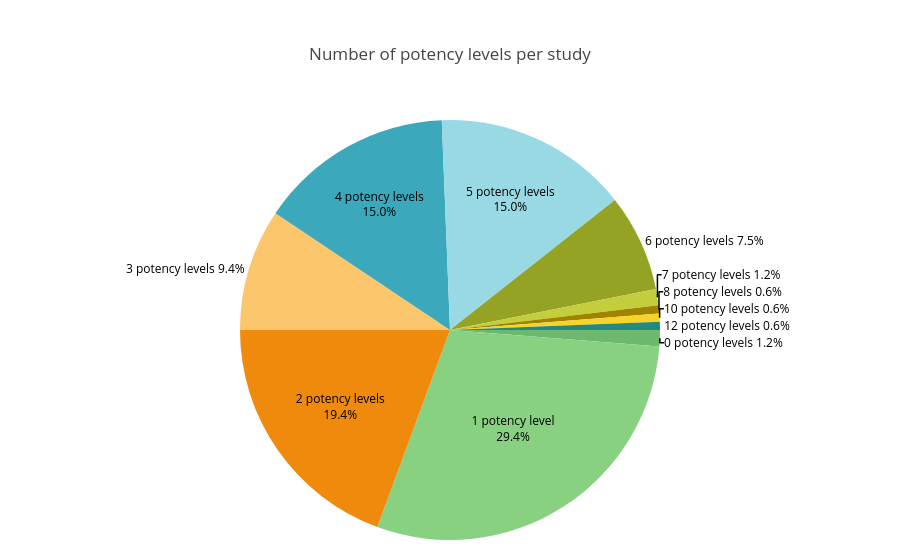

The notebook cell saved with this chart:
### Code cell
# Count how many potency levels each study (row) has before comma separation
  def _count_potency_levels_per_study(cell: str) -> int:
      if pd.isna(cell) or str(cell).strip() in ['', 'N/A']:
          return 0
      parts = [p.strip() for p in str(cell).split(',') if p.strip()]
      return len(parts)

  potency_levels_per_study_counts = df['Potency levels'].apply(_count_potency_levels_per_study)
  potency_levels_per_study_freq = potency_levels_per_study_counts.value_counts().sort_index()

  # Prepare data for pie chart
  labels_potency_levels_per_study = [f'{count} potency levels' if count != 1 else '1 potency level' for count in potency_levels_per_study_freq.index]
  values_potency_levels_per_study = potency_levels_per_study_freq.values.tolist()

  # Compute percentages and set label positions
  total_potency_levels_per_study = sum(values_potency_levels_per_study)
  percentages_potency_levels_per_study = [(v / total_potency_levels_per_study) * 100 if total_potency_levels_per_study else 0 for v in values_potency_levels_per_study]
  percentages_cutoff = 10
  text_positions_potency_levels_per_study = ['outside' if p < percentages_cutoff else 'inside' for p in percentages_potency_levels_per_study]
  custom_text_potency_levels_per_study = [
      f"{label}<br>{percent:.1f}%" if position == 'inside'
      else f"{label} {percent:.1f}%"
      for label, percent, position in zip(labels_potency_levels_per_study, percentages_potency_levels_per_study, text_positions_potency_levels_per_study)
  ]

  # Build pie chart (styled like the "Country of corresponding author" chart)
  potency_levels_per_study_pie = go.Figure(
      data=[
          go.Pie(
              labels=labels_potency_levels_per_study,
              values=values_potency_levels_per_study,
              text=custom_text_potency_levels_per_study,
              textinfo='text',
              textposition=text_positions_potency_levels_per_study,
            insidetextorientation='horizontal',
              sort=False,
              direction='clockwise',
              rotation=90,
          )
      ]
  )

  potency_levels_per_study_pie.update_traces(
      textfont=dict(size=12, color='black'),
      insidetextfont=dict(color='black'),
  )
  

  textfont=dict(size=12, color='black'),
  potency_levels_per_study_pie.update_layout(
      title='Number of potency levels per study',
      showlegend=False,
      margin=dict(t=120, b=20, l=20, r=20)
  )

  potency_levels_per_study_pie.show()
  potency_levels_per_study_pie.write_image('potency_levels_per_study_pie.png', width=800, height=600, scale=2)

### Figure 1 — Plotly figure (JSON) as saved in the notebook; plotly's stock layout.template omitted (floating-point values rounded to 4 significant figures)
{"data": [{"direction": "clockwise", "insidetextorientation": "horizontal", "labels": ["0 potency levels", "1 potency level", "2 potency levels", "3 potency levels", "4 potency levels", "5 potency levels", "6 potency levels", "7 potency levels", "8 potency levels", "10 potency levels", "12 potency levels"], "rotation": 90, "sort": false, "text": ["0 potency levels 1.2%", "1 potency level<br>29.4%", "2 potency levels<br>19.4%", "3 potency levels 9.4%", "4 potency levels<br>15.0%", "5 potency levels<br>15.0%", "6 potency levels 7.5%", "7 potency levels 1.2%", "8 potency levels 0.6%", "10 potency levels 0.6%", "12 potency levels 0.6%"], "textinfo": "text", "textposition": ["outside", "inside", "inside", "outside", "inside", "inside", "outside", "outside", "outside", "outside", "outside"], "values": [2, 47, 31, 15, 24, 24, 12, 2, 1, 1, 1], "type": "pie", "textfont": {"color": "black", "size": 12}, "insidetextfont": {"color": "black"}}], "layout": {"margin": {"t": 120, "b": 20, "l": 20, "r": 20}, "title": {"text": "Number of potency levels per study"}, "showlegend": false}}
